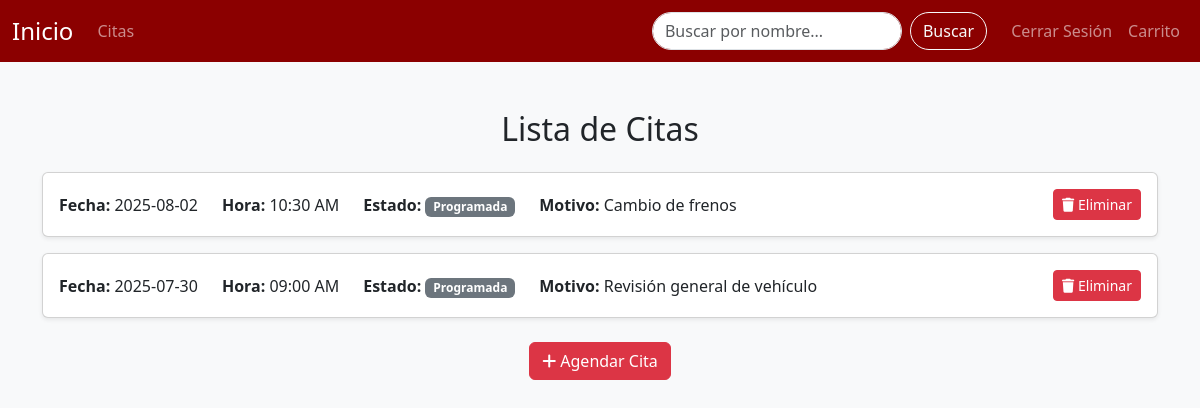
/view/usuCitas/verCitas.php (signed in), run on the app's committed database.
### tables this page shows
CREATE TABLE CITAS (
    id_cita INT AUTO_INCREMENT PRIMARY KEY,
    fecha DATE,
    hora TIME,
    motivo VARCHAR(500),
    estado VARCHAR(50) DEFAULT 'Programada',
    id_cliente INT NOT NULL,
    FOREIGN KEY (id_cliente) REFERENCES USUARIOS(id_cliente) ON DELETE CASCADE
);

### view/usuCitas/verCitas.php (the view, shortened to what this page needs)
<!DOCTYPE html>
<?php
$mysqli = abrirConexion();
$idUsuario = $_SESSION['idUsuario'];
$citas = $mysqli->query(
    "SELECT
        id_cita,
        DATE_FORMAT(fecha, '%Y-%m-%d') AS fecha,
        TIME_FORMAT(hora, '%h:%i %p') AS hora,
        motivo,
        estado
    FROM CITAS
    WHERE id_cliente = $idUsuario
    ORDER BY fecha DESC, hora DESC"
);
?>
<html lang="es">
<head>
    <link href="https://cdn.jsdelivr.net/npm/bootstrap@5.3.7/dist/css/bootstrap.min.css" rel="stylesheet">
    <link rel="stylesheet" href="https://cdnjs.cloudflare.com/ajax/libs/font-awesome/6.0.0-beta3/css/all.min.css">
</head>
<body class="bg-light">
    <?php include '../componentes/navbar.php'; ?>
    <div class="container mt-5">
        <h2 class="mb-4 text-center">Lista de Citas</h2>
        <?php if ($citas->num_rows > 0): ?>
            <?php while ($fila = $citas->fetch_assoc()): ?>
                <?php
                    $claseBadge = match($fila['estado']) {
                        'Pendiente' => 'bg-warning text-dark',
                        'Completada' => 'bg-success',
                        'Cancelada' => 'bg-danger',
                        default => 'bg-secondary',
                    };
                ?>
                <div class="card mb-3 shadow-sm">
                    <div class="card-body d-flex justify-content-between align-items-center flex-wrap">
                        <div class="d-flex flex-column flex-md-row align-items-md-center gap-4">
                            <div><strong>Fecha:</strong> <?= $fila['fecha'] ?></div>
                            <div><strong>Hora:</strong> <?= $fila['hora'] ?></div>
                            <div><strong>Estado:</strong> <span class="badge <?= $claseBadge ?>"><?= $fila['estado'] ?></span></div>
                            <div><strong>Motivo:</strong> <?= $fila['motivo'] ?></div>
                        </div>
                        <div class="mt-3 mt-md-0">
                            <button class="btn btn-sm btn-danger btn-eliminar" data-id="<?= $fila['id_cita'] ?>">
                                <i class="fas fa-trash"></i> Eliminar
                            </button>
                        </div>
                    </div>
                </div>
            <?php endwhile; ?>
        <?php else: ?>
            <p class="text-center">No hay citas disponibles.</p>
        <?php endif; ?>
        <div class="d-flex justify-content-center my-4">
            <button class="btn btn-danger" data-bs-toggle="modal" data-bs-target="#modalAgregarCita">
                <i class="fas fa-plus"></i> Agendar Cita
            </button>
        </div>
    </div>
</body>
</html>

### data on the page
citas: fecha "2025-08-02", hora "10:30 AM", estado "Programada", motivo "Cambio de frenos"
citas: fecha "2025-07-30", hora "09:00 AM", estado "Programada", motivo "Revisión general de vehículo"
